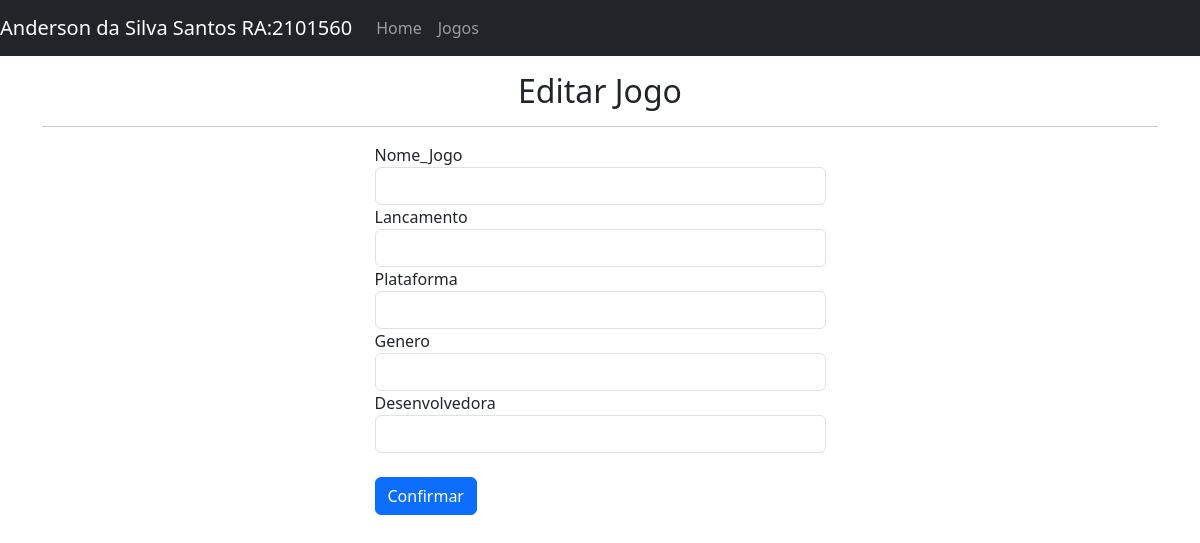
/edit_game/2, run on an earlier commit of the app's database.
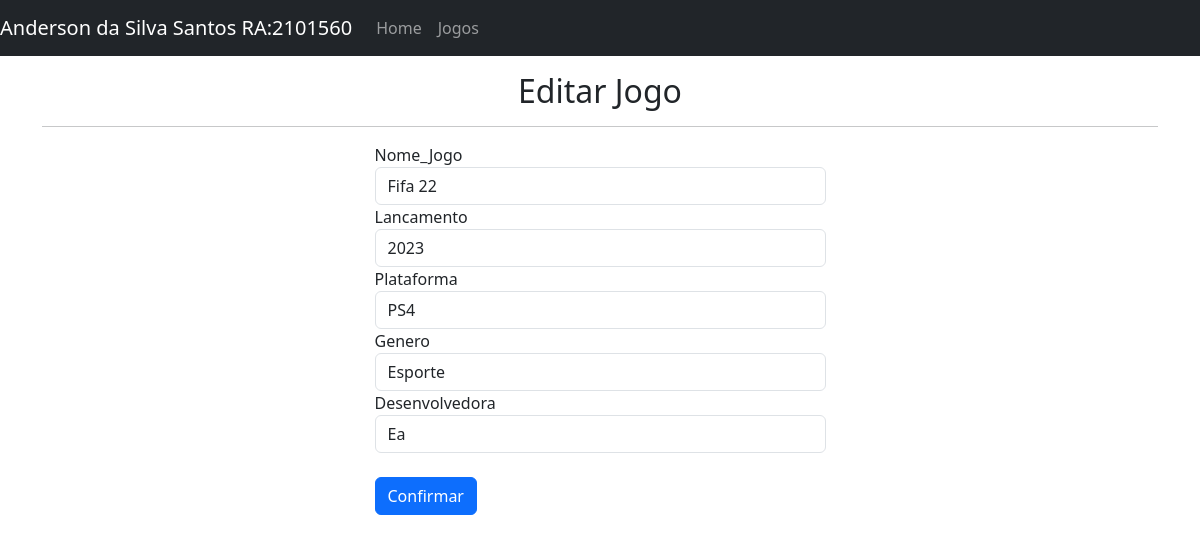
And on a later commit of the database.
### tables this page shows
CREATE TABLE registro_jogo (
    ID INTEGER PRIMARY KEY AUTOINCREMENT,
    NOME_JOGO TEXT,
    LANCAMENTO TEXT,
    PLATAFORMA TEXT,
    GENERO TEXT,
    DESENVOLVEDORA TEXT
);

### jogos.py (the view, shortened to what this page needs)
@app.route("/edit_game/<string:id>", methods=["POST","GET"])
def edit_game(id):
    con = sql.connect ('registro_jogo.db')
    con.row_factory=sql.Row
    cur = con.cursor()
    cur.execute("select * from registro_jogo where ID=?", (id))
    data=cur.fetchone()
    return render_template("edit_game.html", datas=data)

### templates/edit_game.html (shortened to what this page needs)
{% extends 'layout.html' %}
{% block body %}
<h2 style="text-align: center;">Editar Jogo</h2>
    <hr>
<div class="row">
    <div class="col-5 mx-auto">
        <form method="post" action="{{url_for('edit_game', id=datas.ID)}}">
            <div class="form-group">
                <label>Nome_Jogo</label>
                <input type="text" name="nome_jogo" required class="form-control" value="{{datas.NOME_JOGO}}">
            </div>
            <div class="form-group">
                <label>Lancamento</label>
                <input type="text" name="lancamento" required class="form-control" value="{{datas.LANCAMENTO}}">
            </div>
            <div class="form-group">
                <label>Plataforma</label>
                <input type="text" name="plataforma" required class="form-control" value="{{datas.PLATAFORMA}}">
            </div>
            <div class="form-group">
                <label>Genero</label>
                <input type="text" name="genero" required class="form-control" value="{{datas.GENERO}}">
            </div>
            <div class="form-group">
                <label>Desenvolvedora</label>
                <input type="text" name="desenvolvedora" required class="form-control" value="{{datas.DESENVOLVEDORA}}">
            </div>
            <input type="submit" value="Confirmar" class="btn btn-primary">
        </form>
    </div>
</div>
{% endblock %}

What changed in the data, as far as the page shows it:
added registro_jogo: nome_jogo "Fifa 22", lancamento "2023", plataforma "PS4", genero "Esporte", desenvolvedora "Ea"
